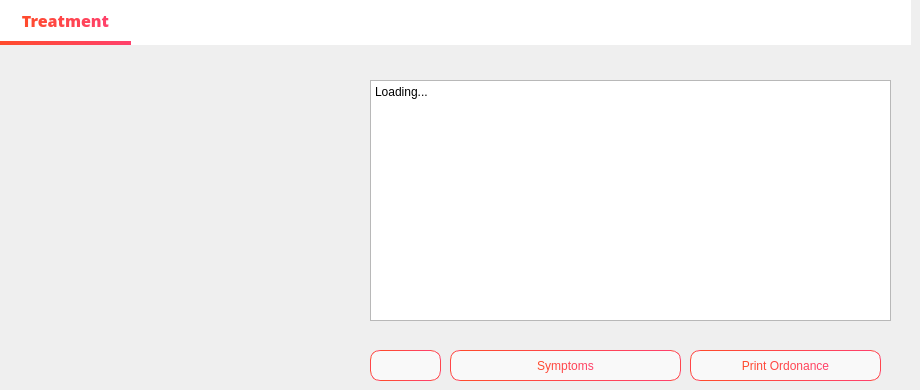
      <widget class="QWidget" name="page_4">
       <widget class="QPushButton" name="pushButton_11">
        <property name="geometry">
         <rect>
          <x>690</x>
          <y>350</y>
          <width>191</width>
          <height>31</height>
         </rect>
        </property>
        <property name="styleSheet">
         <string notr="true">QPushButton {
    border: 1px solid qlineargradient(x1:0, y1:0, x2:1, y2:0, stop:0 #FF4B2B, stop:1 #FF416C);
    border-radius: 10px;
    padding: 5px 15px;
    background: #f9f9f9;
    color: qlineargradient(x1:0, y1:0, x2:1, y2:0, stop:0 #FF4B2B, stop:1 #FF416C);
    font-size: 12px;
}

QPushButton:hover {
    background-color: qlineargradient(x1:0, y1:0, x2:1, y2:0, stop:0 #FF416C, stop:1 #FF4B2B);
	color: white;
}

QPushButton:pressed {
    background-color: qlineargradient(x1:0, y1:0, x2:1, y2:0, stop:0 #FF4B2B, stop:1 #FF416C);
    border: 2px solid #FF416C;
    padding: 4px 14px 6px 16px;
}</string>
        </property>
        <property name="text">
         <string>Print Ordonance</string>
        </property>
        <property name="icon">
         <iconset resource="assets.qrc">
          <normaloff>:/assets/icons/cil-print_black.png</normaloff>:/assets/icons/cil-print_black.png</iconset>
        </property>
       </widget>
       <widget class="QTextEdit" name="traitement">
        <property name="geometry">
         <rect>
          <x>370</x>
          <y>80</y>
          <width>521</width>
          <height>241</height>
         </rect>
        </property>
        <property name="styleSheet">
         <string notr="true"/>
        </property>
        <property name="html">
         <string>&lt;!DOCTYPE HTML PUBLIC &quot;-//W3C//DTD HTML 4.0//EN&quot; &quot;http://www.w3.org/TR/REC-html40/strict.dtd&quot;&gt;
&lt;html&gt;&lt;head&gt;&lt;meta name=&quot;qrichtext&quot; content=&quot;1&quot; /&gt;&lt;style type=&quot;text/css&quot;&gt;
p, li { white-space: pre-wrap; }
&lt;/style&gt;&lt;/head&gt;&lt;body style=&quot; font-family:'MS Shell Dlg 2'; font-size:12px; font-weight:400; font-style:normal;&quot;&gt;
&lt;p style=&quot; margin-top:0px; margin-bottom:0px; margin-left:0px; margin-right:0px; -qt-block-indent:0; text-indent:0px;&quot;&gt;&lt;span style=&quot; font-family:'MS Shell Dlg 2'; font-size:12px;&quot;&gt;Loading...&lt;/span&gt;&lt;/p&gt;&lt;/body&gt;&lt;/html&gt;</string>
        </property>
       </widget>
       <widget class="QWidget" name="widget_15" native="true">
        <property name="geometry">
         <rect>
          <x>0</x>
          <y>0</y>
          <width>911</width>
          <height>45</height>
         </rect>
        </property>
        <property name="styleSheet">
         <string notr="true">QWidget{
background-color: rgb(255, 255, 255);
}
QPushButton {
    border: none;
    padding: 5px 10px;
    font-size: 16px;
    font-weight: normal;
    color: black;
}

QPushButton:checked {
    border-bottom: 4px solid qlineargradient(x1:0, y1:0, x2:1, y2:0, stop:0 #FF4B2B, stop:1 #FF416C);
    border-right: none;
    border-top: none;
    color: qlineargradient(x1:0, y1:0, x2:1, y2:0, stop:0 #FF4B2B, stop:1 #FF416C);
    font-weight: 700;
}

QPushButton:hover {
    background-color: qlineargradient(x1:0, y1:0, x2:1, y2:0, stop:0 #f2f2f2, stop:1 #e6e6e6);
}</string>
        </property>
        <widget class="QPushButton" name="pushButton_46">
         <property name="enabled">
          <bool>false</bool>
         </property>
         <property name="geometry">
          <rect>
           <x>0</x>
           <y>0</y>
           <width>131</width>
           <height>45</height>
          </rect>
         </property>
         <property name="font">
          <font>
           <family>Open Sans</family>
           <pointsize>-1</pointsize>
           <weight>50</weight>
           <bold>false</bold>
          </font>
         </property>
         <property name="cursor">
          <cursorShape>ArrowCursor</cursorShape>
         </property>
         <property name="styleSheet">
          <string notr="true"/>
         </property>
         <property name="text">
          <string>Treatment</string>
         </property>
         <property name="checkable">
          <bool>true</bool>
         </property>
         <property name="checked">
          <bool>true</bool>
         </property>
        </widget>
       </widget>
       <widget class="QPushButton" name="pushButton_17">
        <property name="geometry">
         <rect>
          <x>450</x>
          <y>350</y>
          <width>231</width>
          <height>31</height>
         </rect>
        </property>
        <property name="styleSheet">
         <string notr="true">QPushButton {
    border: 1px solid qlineargradient(x1:0, y1:0, x2:1, y2:0, stop:0 #FF4B2B, stop:1 #FF416C);
    border-radius: 10px;
    padding: 5px 15px;
    background: #f9f9f9;
    color: qlineargradient(x1:0, y1:0, x2:1, y2:0, stop:0 #FF4B2B, stop:1 #FF416C);
    font-size: 12px;
}

QPushButton:hover {
    background-color: qlineargradient(x1:0, y1:0, x2:1, y2:0, stop:0 #FF416C, stop:1 #FF4B2B);
	color: white;
}

QPushButton:pressed {
    background-color: qlineargradient(x1:0, y1:0, x2:1, y2:0, stop:0 #FF4B2B, stop:1 #FF416C);
    border: 2px solid #FF416C;
    padding: 4px 14px 6px 16px;
}</string>
        </property>
        <property name="text">
         <string>Symptoms</string>
        </property>
        <property name="icon">
         <iconset resource="assets.qrc">
          <normaloff>:/assets/icons/cil-home_black.png</normaloff>:/assets/icons/cil-home_black.png</iconset>
        </property>
       </widget>
       <widget class="QWidget" name="widget_10" native="true">
        <property name="geometry">
         <rect>
          <x>10</x>
          <y>80</y>
          <width>341</width>
          <height>301</height>
         </rect>
        </property>
        <property name="styleSheet">
         <string notr="true">border-image: url(:/assets/images/trait.jpg);</string>
        </property>
       </widget>
       <widget class="QLabel" name="label_110">
        <property name="geometry">
         <rect>
          <x>370</x>
          <y>80</y>
          <width>521</width>
          <height>241</height>
         </rect>
        </property>
        <property name="autoFillBackground">
         <bool>false</bool>
        </property>
        <property name="styleSheet">
         <string notr="true">background-color:transparent;</string>
        </property>
        <property name="text">
         <string/>
        </property>
        <property name="scaledContents">
         <bool>true</bool>
        </property>
       </widget>
       <widget class="QPushButton" name="pushButton_19">
        <property name="geometry">
         <rect>
          <x>370</x>
          <y>350</y>
          <width>71</width>
          <height>31</height>
         </rect>
        </property>
        <property name="styleSheet">
         <string notr="true">QPushButton {
    border: 1px solid qlineargradient(x1:0, y1:0, x2:1, y2:0, stop:0 #FF4B2B, stop:1 #FF416C);
    border-radius: 10px;
    padding: 5px 15px;
    background: #f9f9f9;
    color: qlineargradient(x1:0, y1:0, x2:1, y2:0, stop:0 #FF4B2B, stop:1 #FF416C);
    font-size: 12px;
}

QPushButton:hover {
    background-color: qlineargradient(x1:0, y1:0, x2:1, y2:0, stop:0 #FF416C, stop:1 #FF4B2B);
	color: white;
}

QPushButton:pressed {
    background-color: qlineargradient(x1:0, y1:0, x2:1, y2:0, stop:0 #FF4B2B, stop:1 #FF416C);
    border: 2px solid #FF416C;
    padding: 4px 14px 6px 16px;
}</string>
        </property>
        <property name="text">
         <string/>
        </property>
        <property name="icon">
         <iconset resource="assets.qrc">
          <normaloff>:/assets/icons/cil-reload_black.png</normaloff>:/assets/icons/cil-reload_black.png</iconset>
        </property>
       </widget>
      </widget>
